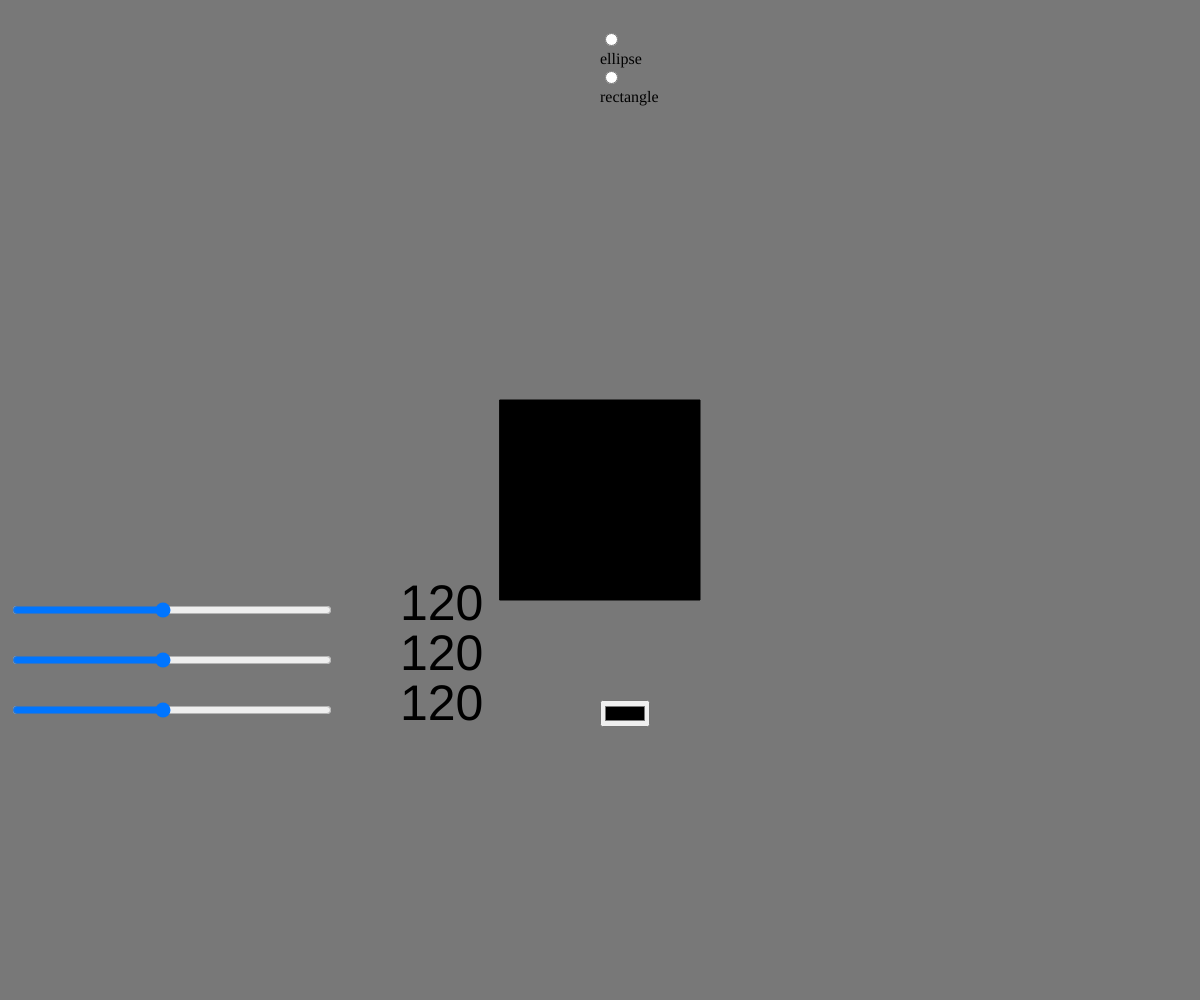
Frame 1 (no input)
Frame 60 (no input): identical to frame 1, image omitted
Frame 120 (the mouse pressed at the canvas centre since frame 60): identical to frame 1, image omitted

The p5.js sketch that drew this single still picture (run headless with seeded random() and noise() and a simulated clock; from frame 60 on, the mouse is pressed at the canvas centre):

// p5.js sketch
// ── sketch.js
// Project Title
// Your Name
// Date
//
// Extra for Experts:
// - describe what you did to take this project "above and beyond"

let rSlider;
let gSlider;
let bSlider;
let radio;
let colourPicker;

function setup() {
  createCanvas(windowWidth, windowHeight);
  background(120);
  rectMode(CENTER);

  rSlider = createSlider(0,255,120);
  rSlider.position(10,600);
  rSlider.style("width", "320px");

  gSlider = createSlider(0,255,120);
  gSlider.position(10,650);
  gSlider.style("width", "320px");

  bSlider = createSlider(0,255,120);
  bSlider.position(10,700);
  bSlider.style("width", "320px");

  radio = createRadio();
  radio.position(width/2,30);
  radio.option("ellipse");
  radio.option("rectangle");
  radio.style("width","60px");

  colourPicker = createColorPicker();
  colourPicker.position(width/2,700);
}

function draw() {
  background(rSlider.value(),bSlider.value(),gSlider.value());
  textSize(50);
  text(rSlider.value(),400,620);
  text(gSlider.value(),400,670);
  text(bSlider.value(),400,720);

  fill(colourPicker.value());
  if (radio.value() === "ellipse"){
    ellipse(width/2,height/2,200,200);
  }
  else{
    rect(width/2,height/2,200,200);
  }
}
